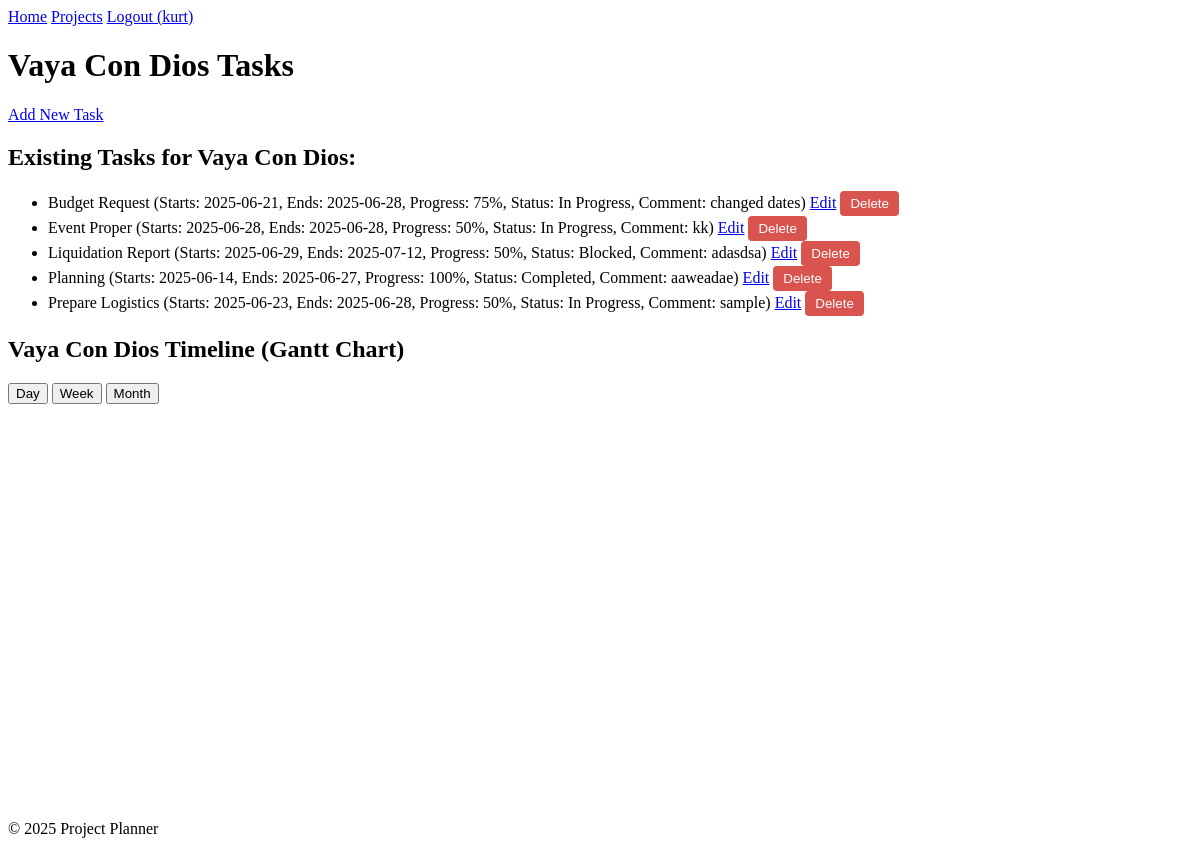
/projects/2 (signed in), run on the app's committed database.
### app/models.py (models this page shows, shortened)
class User(db.Model, UserMixin):
    id = db.Column(db.Integer, primary_key=True)
    username = db.Column(db.String(80), unique=True, nullable=False)
    password_hash = db.Column(db.String(128), nullable=False, default='')  # Default empty string, set by set_password
    projects = db.relationship('Project', backref='user', lazy=True, cascade="all, delete-orphan")
    def set_password(self, password):
        self.password_hash = generate_password_hash(password)

class Project(db.Model):
    id = db.Column(db.Integer, primary_key=True)
    name = db.Column(db.String(120), nullable=False)
    description = db.Column(db.Text, nullable=True)  # Optional: for project details
    user_id = db.Column(db.Integer, db.ForeignKey('user.id'), nullable=False)
    tasks = db.relationship('Task', backref='project', lazy=True, cascade="all, delete-orphan")

class Task(db.Model):
    id = db.Column(db.Integer, primary_key=True)
    name = db.Column(db.String(120), nullable=False)
    start_date = db.Column(db.Date, nullable=True)
    end_date = db.Column(db.Date, nullable=True)
    progress = db.Column(db.Integer, default=0, nullable=False)
    status = db.Column(db.String(50), default='To Do', nullable=False)
    dependencies = db.Column(db.String(255), nullable=True)
    comment = db.Column(db.Text, nullable=True)
    project_id = db.Column(db.Integer, db.ForeignKey('project.id'), nullable=False)
    user_id = db.Column(db.Integer, db.ForeignKey('user.id'), nullable=False)

### app/routes.py (the view)
@bp.route('/projects/<int:project_id>')
@login_required
def view_project(project_id):
    project = Project.query.filter_by(id=project_id, user=current_user).first_or_404()
    project_tasks = Task.query.filter_by(project=project).order_by(Task.name).all()
    gantt_tasks_data = []
    task_name_to_id = {task.name.strip(): str(task.id) for task in project_tasks}  # Strip whitespace
    print("Task name to ID mapping:", task_name_to_id)  # Debug mapping
    for task in project_tasks:
        start_date_formatted = task.start_date.strftime('%Y-%m-%d') if task.start_date else ''
        end_date_formatted = task.end_date.strftime('%Y-%m-%d') if task.end_date else ''
        if start_date_formatted and end_date_formatted:
            custom_class = 'bar-blue'
            if task.status == 'Completed':
                custom_class = 'bar-green'
            elif task.status == 'In Progress':
                custom_class = 'bar-yellow'
            elif task.status == 'Blocked':
                custom_class = 'bar-red'
            gantt_task_item = {
                'id': str(task.id),
                'name': task.name,
                'start': start_date_formatted,
                'end': end_date_formatted,
                'progress': task.progress,
                'custom_class': custom_class,
                'comment': task.comment if task.comment else 'No comment',
            }
            print(f"Task {task.id} raw dependency (name): {task.dependencies}")  # Debug raw value
            if task.dependencies and task.dependencies != 'None':
                dep_id = task_name_to_id.get(task.dependencies.strip())
                print(f"Converted dependency for task {task.id}: {dep_id}")  # Debug conversion
                if dep_id:
                    gantt_task_item['dependencies'] = str(dep_id)  # Ensure string format
            gantt_tasks_data.append(gantt_task_item)
    gantt_tasks_data.sort(key=lambda x: datetime.strptime(x['start'], '%Y-%m-%d'))
    gantt_tasks_json = json.dumps(gantt_tasks_data)
    print("Gantt tasks JSON:", gantt_tasks_json)  # Debug final JSON
    return render_template('tasks.html', project=project, tasks=project_tasks, gantt_tasks_json=gantt_tasks_json)

### app/templates/tasks.html (shortened to what this page needs)
<!DOCTYPE html>
<html lang="en">
<head>
    <link rel="stylesheet" href="{{ url_for('static', filename='css/frappe-gantt.css') }}">
    <link rel="stylesheet" href="{{ url_for('static', filename='css/style.css') }}">
</head>
<body>
    <header>
        <nav>
            <a href="{{ url_for('main.index') }}">Home</a>
            <a href="{{ url_for('main.projects') }}">Projects</a>
            {% if current_user.is_authenticated %}
                <a href="{{ url_for('main.logout') }}">Logout ({{ current_user.username }})</a>
            {% else %}
                <a href="{{ url_for('main.register') }}">Register</a>
                <a href="{{ url_for('main.login') }}">Login</a>
            {% endif %}
        </nav>
    </header>
    <h1>{{ project.name }} Tasks</h1>
    <a href="{{ url_for('main.add_task_to_project', project_id=project.id) }}">Add New Task</a>
    <h2>Existing Tasks for {{ project.name }}:</h2>
    <ul id="task-list">
        {% if tasks %}
        {% for task in tasks %}
            <li id="task-{{ task.id }}">
                {{ task.name }}
                (Starts: {{ task.start_date.strftime('%Y-%m-%d') if task.start_date else 'N/A' }},
                Ends: {{ task.end_date.strftime('%Y-%m-%d') if task.end_date else 'N/A' }},
                Progress: {{ task.progress }}%,
                Status: {{ task.status }},
                Comment: {{ task.comment if task.comment else 'No comment' }})
                <a href="{{ url_for('main.edit_task', task_id=task.id) }}">Edit</a>
                <form action="{{ url_for('main.delete_task', task_id=task.id) }}" method="POST" style="display:inline;" class="delete-task-form">
                    <button type="submit" class="delete-task-btn" data-task-id="{{ task.id }}">Delete</button>
                </form>
            </li>
        {% endfor %}
        {% else %}
            <li>No tasks yet for this project. Add one above!</li>
        {% endif %}
    </ul>
    <h2>{{ project.name }} Timeline (Gantt Chart)</h2>
    <div>
        <button class="view-mode" data-mode="Day">Day</button>
        <button class="view-mode" data-mode="Week" data-selected="true">Week</button>
        <button class="view-mode" data-mode="Month">Month</button>
    </div>
    <div id="gantt-chart" style="width: 100%; height: 400px;" data-update-comment-url="{{ url_for('main.update_comment', project_id=project.id, task_id=0) }}"></div>
    <footer>
        <p>© 2025 Project Planner</p>
    </footer>
</body>
</html>

### app/static/css/style.css (style rules this page uses)
.delete-task-btn { background-color: #d9534f; color: white; border: none; padding: 5px 10px; border-radius: 4px; cursor: pointer; }

### data on the page
User: username "kurt"
Project: name "Vaya Con Dios"
Task: name "Budget Request", start_date "2025-06-21", end_date "2025-06-28", progress "75", status "In Progress", comment "changed dates"
Task: name "Event Proper", start_date "2025-06-28", end_date "2025-06-28", progress "50", status "In Progress", comment "kk"
Task: name "Liquidation Report", start_date "2025-06-29", end_date "2025-07-12", progress "50", status "Blocked", comment "adasdsa"
Task: name "Planning", start_date "2025-06-14", end_date "2025-06-27", progress "100", status "Completed", comment "aaweadae"
Task: name "Prepare Logistics", start_date "2025-06-23", end_date "2025-06-28", progress "50", status "In Progress", comment "sample"
